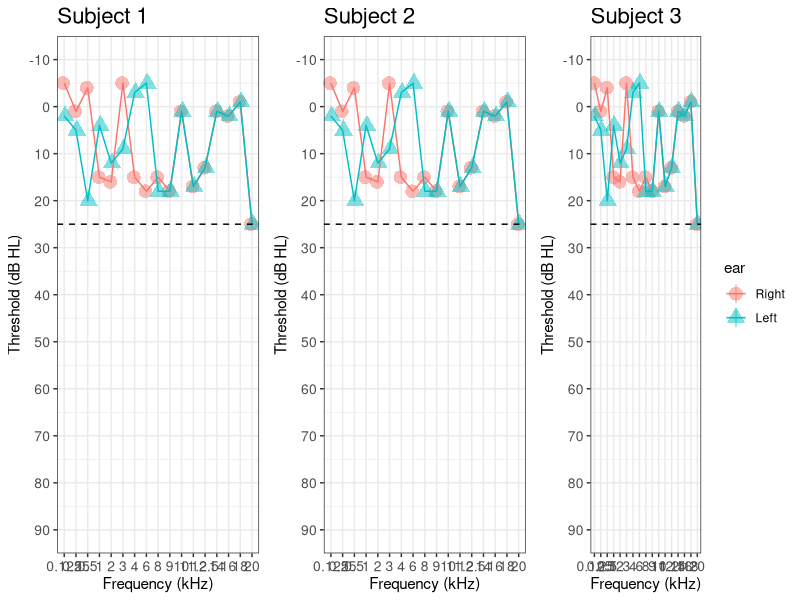

Here is the R script that generated this plot: (Note: this script raises an error after producing the figure.)
# setup ====
library(readr) 
library(tidyverse)
library(ggplot2)
library(ggpubr)

# Read data ====
aud.dat <- read.csv("aud_data_subject1.csv")

#Remove variable "Group"
aud.dat <- within(aud.dat, rm(Group))   

# make long
aud.dat <- gather(aud.dat, key = "ear-freq", value = "dB", -ID)

# split and rename variables
aud.dat <- aud.dat %>% 
  separate(col = "ear-freq", into = c("ear","freq"), sep = (1)) %>%
  mutate(freq = (type.convert(freq))/1000) %>% 
  mutate(freqLabels = factor(freq)) %>% 
  mutate(ear = factor(ear, levels = c("R", "L"))) %>%
  mutate(ear = recode(ear, "R" = "Right", "L" = "Left"))

# define function for SEM (standard error of mean)
std_error <- function(x) sd(x)/sqrt(length(x))

# Regular audiogram with SEM ====
plot1 <- ggplot(data = aud.dat, aes(y = dB, x = freqLabels, group = ear, color = ear, shape = ear))+

# Aud layers
stat_summary(fun = mean,
             fun.min = function(x) mean(x) - std_error(x), 
             fun.max = function(x) mean(x) + std_error(x), 
             geom = "pointrange", position=position_dodge(width=0.3), size = 1, alpha = 0.5) +
stat_summary(fun = mean, geom = "line") +

scale_y_reverse(limits = c(90,-10), breaks = seq(-10, 90, by=10))+

geom_hline(yintercept=25, linetype="dashed", color = "black", size=0.5)+
labs(x = "Frequency (kHz)", y = "Threshold (dB HL)")+
ggtitle("Subject 1") +
theme_bw()+
  theme(legend.position="none")+
  theme(plot.title = element_text(size = 16), axis.text = element_text(size = 10))

# Read data ====
aud.dat <- read.csv("aud_data_subject2.csv")

#Remove variable "Group"
aud.dat <- within(aud.dat, rm(Group))   

# make long
aud.dat <- gather(aud.dat, key = "ear-freq", value = "dB", -ID)

# split and rename variables
aud.dat <- aud.dat %>% 
  separate(col = "ear-freq", into = c("ear","freq"), sep = (1)) %>%
  mutate(freq = (type.convert(freq))/1000) %>% 
  mutate(freqLabels = factor(freq)) %>% 
  mutate(ear = factor(ear, levels = c("R", "L"))) %>%
  mutate(ear = recode(ear, "R" = "Right", "L" = "Left"))

# define function for SEM (standard error of mean)
std_error <- function(x) sd(x)/sqrt(length(x))

# Regular audiogram with SEM ====
plot2 <- ggplot(data = aud.dat, aes(y = dB, x = freqLabels, group = ear, color = ear, shape = ear))+
  
  # Aud layers
  stat_summary(fun = mean,
               fun.min = function(x) mean(x) - std_error(x), 
               fun.max = function(x) mean(x) + std_error(x), 
               geom = "pointrange", position=position_dodge(width=0.3), size = 1, alpha = 0.5) +
  stat_summary(fun = mean, geom = "line") +
  
  scale_y_reverse(limits = c(90,-10), breaks = seq(-10, 90, by=10))+
  
  geom_hline(yintercept=25, linetype="dashed", color = "black", size=0.5)+
  labs(x = "Frequency (kHz)", y = "Threshold (dB HL)")+
  ggtitle("Subject 2") +
  theme_bw()+
  theme(legend.position="none")+
  theme(plot.title = element_text(size = 16), axis.text = element_text(size = 10))

# Read data ====
aud.dat <- read.csv("aud_data_subject3.csv")

#Remove variable "Group"
aud.dat <- within(aud.dat, rm(Group))   

# make long
aud.dat <- gather(aud.dat, key = "ear-freq", value = "dB", -ID)

# split and rename variables
aud.dat <- aud.dat %>% 
  separate(col = "ear-freq", into = c("ear","freq"), sep = (1)) %>%
  mutate(freq = (type.convert(freq))/1000) %>% 
  mutate(freqLabels = factor(freq)) %>% 
  mutate(ear = factor(ear, levels = c("R", "L"))) %>%
  mutate(ear = recode(ear, "R" = "Right", "L" = "Left"))

# define function for SEM (standard error of mean)
std_error <- function(x) sd(x)/sqrt(length(x))

# Regular audiogram with SEM ====
plot3 <- ggplot(data = aud.dat, aes(y = dB, x = freqLabels, group = ear, color = ear, shape = ear))+
  
  # Aud layers
  stat_summary(fun = mean,
               fun.min = function(x) mean(x) - std_error(x), 
               fun.max = function(x) mean(x) + std_error(x), 
               geom = "pointrange", position=position_dodge(width=0.3), size = 1, alpha = 0.5) +
  stat_summary(fun = mean, geom = "line") +
  
  scale_y_reverse(limits = c(90,-10), breaks = seq(-10, 90, by=10))+
  
  geom_hline(yintercept=25, linetype="dashed", color = "black", size=0.5)+
  labs(x = "Frequency (kHz)", y = "Threshold (dB HL)")+
  ggtitle("Subject 3") +
  theme_bw()+
  theme(plot.title = element_text(size = 16), axis.text = element_text(size = 10))

#Arrange plots
ggarrange(plot1, plot2, plot3, ncol = 3, nrow = 1)


######################
## Left and Right ear split with different groups
######################

# Read data ====
aud.dat <- read.csv("aud_data.csv")

#Specify group as factor
aud.dat$Group <- factor(aud.dat$Group, levels = c("1", "2"))

#Recode group
aud.dat$Group <- recode(aud.dat$Group, "1" = "M", "2" = "F")

# Do NOT remove variable "Group" (as for above non-grouped aud)
# aud.dat <- within(aud.dat, rm(Group))

# make long
aud.dat <- gather(aud.dat, key = "ear-freq", value = "dB", -ID, -Group)

# split and rename variables
aud.dat <- aud.dat %>% 
  separate(col = "ear-freq", into = c("ear","freq"), sep = (1)) %>%
  mutate(freq = (type.convert(freq))/1000) %>% 
  mutate(freqLabels = factor(freq)) %>% 
  mutate(ear = factor(ear, levels = c("R", "L"))) %>%
  mutate(ear = recode(ear, "R" = "Right", "L" = "Left"))

# define function for SEM (standard error of mean)
std_error <- function(x) sd(x)/sqrt(length(x))

##Create plot for LEFT EAR ====
aud_L <- ggplot(data = aud.dat[aud.dat$ear == "Left",], aes(y = dB, x = freqLabels, group = Group, color = Group, shape = Group))+

#Aud layers
stat_summary(fun = mean,
             fun.min = function(x) mean(x) - std_error(x), 
             fun.max = function(x) mean(x) + std_error(x), 
             geom = "pointrange", position=position_dodge(width=0.3), size = 1, alpha = 0.5) +
stat_summary(fun = mean, geom = "line") +

scale_y_reverse(limits = c(90,-10), breaks = seq(-10, 90, by=10))+

geom_hline(yintercept=25, linetype="dashed", color = "black", size=0.5)+
labs(x = "Frequency (kHz)", y = "Threshold (dB HL)")+
ggtitle("Audiogram L") +
theme_bw()+
theme(plot.title = element_text(size = 16), axis.text = element_text(size = 12))

#Create plot for RIGHT EAR
aud_R <- ggplot(data = aud.dat[aud.dat$ear == "Right",], aes(y = dB, x = freqLabels, group = Group, color = Group, shape = Group))+
  
#Aud layers
stat_summary(fun = mean,
             fun.min = function(x) mean(x) - std_error(x), 
             fun.max = function(x) mean(x) + std_error(x), 
             geom = "pointrange", position=position_dodge(width=0.3), size = 1, alpha = 0.5) +
stat_summary(fun = mean, geom = "line") +

scale_y_reverse(limits = c(90,-10), breaks = seq(-10, 90, by=10))+

geom_hline(yintercept=25, linetype="dashed", color = "black", size=0.5)+
labs(x = "Frequency (kHz)", y = "Threshold (dB HL)")+
ggtitle("Audiogram R") +
theme_bw()+
theme(plot.title = element_text(size = 16), axis.text = element_text(size = 12))

## Display Left and Right ears for groups ====

ggarrange(aud_L, aud_R, ncol = 2, nrow = 1)
